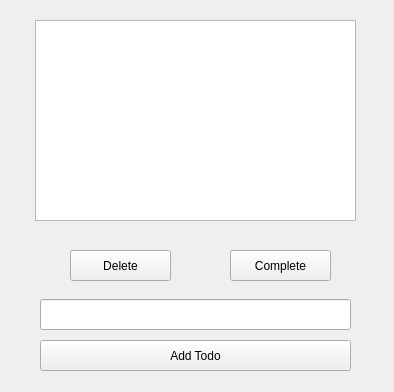
<?xml version="1.0" encoding="UTF-8"?>
<ui version="4.0">
 <class>MainWindow</class>
 <widget class="QWidget" name="MainWindow">
  <property name="geometry">
   <rect>
    <x>0</x>
    <y>0</y>
    <width>394</width>
    <height>392</height>
   </rect>
  </property>
  <property name="windowTitle">
   <string>Form</string>
  </property>
  <widget class="QListView" name="todoView">
   <property name="geometry">
    <rect>
     <x>35</x>
     <y>20</y>
     <width>321</width>
     <height>201</height>
    </rect>
   </property>
  </widget>
  <widget class="QPushButton" name="deleteButton">
   <property name="geometry">
    <rect>
     <x>70</x>
     <y>250</y>
     <width>101</width>
     <height>31</height>
    </rect>
   </property>
   <property name="text">
    <string>Delete</string>
   </property>
  </widget>
  <widget class="QPushButton" name="completeButton">
   <property name="geometry">
    <rect>
     <x>230</x>
     <y>250</y>
     <width>101</width>
     <height>31</height>
    </rect>
   </property>
   <property name="text">
    <string>Complete</string>
   </property>
  </widget>
  <widget class="QPushButton" name="addButton">
   <property name="geometry">
    <rect>
     <x>40</x>
     <y>340</y>
     <width>311</width>
     <height>31</height>
    </rect>
   </property>
   <property name="text">
    <string>Add Todo</string>
   </property>
  </widget>
  <widget class="QLineEdit" name="todoEdit">
   <property name="geometry">
    <rect>
     <x>40</x>
     <y>299</y>
     <width>311</width>
     <height>31</height>
    </rect>
   </property>
  </widget>
 </widget>
 <resources/>
 <connections/>
</ui>
